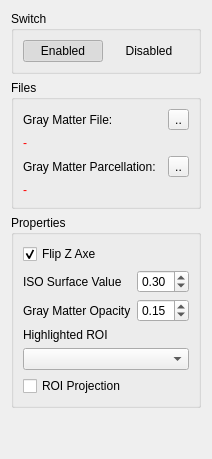
     <widget class="QWidget" name="gray_matter">
      <attribute name="title">
       <string>Gray Matter</string>
      </attribute>
      <layout class="QVBoxLayout" name="verticalLayout_10">
       <item>
        <widget class="QGroupBox" name="groupBox_11">
         <property name="title">
          <string>Switch</string>
         </property>
         <layout class="QVBoxLayout" name="verticalLayout_14">
          <item>
           <layout class="QHBoxLayout" name="horizontalLayout_21">
            <item>
             <widget class="QPushButton" name="grayMatterModuleEnableBtn">
              <property name="text">
               <string>Enabled</string>
              </property>
              <property name="checkable">
               <bool>true</bool>
              </property>
              <property name="checked">
               <bool>true</bool>
              </property>
              <property name="autoExclusive">
               <bool>true</bool>
              </property>
              <property name="flat">
               <bool>true</bool>
              </property>
             </widget>
            </item>
            <item>
             <widget class="QPushButton" name="pushButton_4">
              <property name="text">
               <string>Disabled</string>
              </property>
              <property name="checkable">
               <bool>true</bool>
              </property>
              <property name="checked">
               <bool>false</bool>
              </property>
              <property name="autoExclusive">
               <bool>true</bool>
              </property>
              <property name="flat">
               <bool>true</bool>
              </property>
             </widget>
            </item>
           </layout>
          </item>
         </layout>
        </widget>
       </item>
       <item>
        <widget class="QGroupBox" name="groupBox_7">
         <property name="title">
          <string>Files</string>
         </property>
         <layout class="QVBoxLayout" name="verticalLayout_5">
          <item>
           <layout class="QHBoxLayout" name="horizontalLayout_2">
            <item>
             <widget class="QLabel" name="label_9">
              <property name="text">
               <string>Gray Matter File:</string>
              </property>
             </widget>
            </item>
            <item>
             <widget class="QToolButton" name="openGMISO">
              <property name="text">
               <string>..</string>
              </property>
             </widget>
            </item>
           </layout>
          </item>
          <item>
           <widget class="QLabel" name="GMISOFileLabel">
            <property name="palette">
             <palette>
              <active>
               <colorrole role="WindowText">
                <brush brushstyle="SolidPattern">
                 <color alpha="255">
                  <red>255</red>
                  <green>0</green>
                  <blue>0</blue>
                 </color>
                </brush>
               </colorrole>
              </active>
              <inactive>
               <colorrole role="WindowText">
                <brush brushstyle="SolidPattern">
                 <color alpha="255">
                  <red>255</red>
                  <green>0</green>
                  <blue>0</blue>
                 </color>
                </brush>
               </colorrole>
              </inactive>
              <disabled>
               <colorrole role="WindowText">
                <brush brushstyle="SolidPattern">
                 <color alpha="255">
                  <red>120</red>
                  <green>120</green>
                  <blue>120</blue>
                 </color>
                </brush>
               </colorrole>
              </disabled>
             </palette>
            </property>
            <property name="text">
             <string>-</string>
            </property>
            <property name="wordWrap">
             <bool>true</bool>
            </property>
           </widget>
          </item>
          <item>
           <layout class="QHBoxLayout" name="horizontalLayout_3">
            <item>
             <widget class="QLabel" name="label_11">
              <property name="text">
               <string>Gray Matter Parcellation:</string>
              </property>
             </widget>
            </item>
            <item>
             <widget class="QToolButton" name="openGMParcellation">
              <property name="text">
               <string>..</string>
              </property>
             </widget>
            </item>
           </layout>
          </item>
          <item>
           <widget class="QLabel" name="GMParFileLabel">
            <property name="palette">
             <palette>
              <active>
               <colorrole role="WindowText">
                <brush brushstyle="SolidPattern">
                 <color alpha="255">
                  <red>255</red>
                  <green>0</green>
                  <blue>0</blue>
                 </color>
                </brush>
               </colorrole>
              </active>
              <inactive>
               <colorrole role="WindowText">
                <brush brushstyle="SolidPattern">
                 <color alpha="255">
                  <red>255</red>
                  <green>0</green>
                  <blue>0</blue>
                 </color>
                </brush>
               </colorrole>
              </inactive>
              <disabled>
               <colorrole role="WindowText">
                <brush brushstyle="SolidPattern">
                 <color alpha="255">
                  <red>120</red>
                  <green>120</green>
                  <blue>120</blue>
                 </color>
                </brush>
               </colorrole>
              </disabled>
             </palette>
            </property>
            <property name="text">
             <string>-</string>
            </property>
            <property name="wordWrap">
             <bool>true</bool>
            </property>
           </widget>
          </item>
         </layout>
        </widget>
       </item>
       <item>
        <widget class="QGroupBox" name="groupBox_2">
         <property name="title">
          <string>Properties</string>
         </property>
         <layout class="QGridLayout" name="gridLayout_3">
          <item row="1" column="0">
           <widget class="QLabel" name="label_5">
            <property name="text">
             <string>ISO Surface Value</string>
            </property>
           </widget>
          </item>
          <item row="1" column="1">
           <widget class="QDoubleSpinBox" name="isoSurfaceSpinBox">
            <property name="keyboardTracking">
             <bool>false</bool>
            </property>
            <property name="minimum">
             <double>0.000000000000000</double>
            </property>
            <property name="maximum">
             <double>1.000000000000000</double>
            </property>
            <property name="singleStep">
             <double>0.050000000000000</double>
            </property>
            <property name="value">
             <double>0.300000000000000</double>
            </property>
           </widget>
          </item>
          <item row="2" column="0">
           <widget class="QLabel" name="label_4">
            <property name="text">
             <string>Gray Matter Opacity</string>
            </property>
           </widget>
          </item>
          <item row="2" column="1">
           <widget class="QDoubleSpinBox" name="gayMatOpacity">
            <property name="keyboardTracking">
             <bool>false</bool>
            </property>
            <property name="maximum">
             <double>1.000000000000000</double>
            </property>
            <property name="singleStep">
             <double>0.050000000000000</double>
            </property>
            <property name="value">
             <double>0.150000000000000</double>
            </property>
           </widget>
          </item>
          <item row="4" column="0" colspan="2">
           <widget class="QComboBox" name="ROICobombox">
            <property name="palette">
             <palette>
              <active>
               <colorrole role="Text">
                <brush brushstyle="SolidPattern">
                 <color alpha="255">
                  <red>255</red>
                  <green>0</green>
                  <blue>0</blue>
                 </color>
                </brush>
               </colorrole>
              </active>
              <inactive>
               <colorrole role="Text">
                <brush brushstyle="SolidPattern">
                 <color alpha="255">
                  <red>255</red>
                  <green>0</green>
                  <blue>0</blue>
                 </color>
                </brush>
               </colorrole>
              </inactive>
              <disabled>
               <colorrole role="Text">
                <brush brushstyle="SolidPattern">
                 <color alpha="255">
                  <red>120</red>
                  <green>120</green>
                  <blue>120</blue>
                 </color>
                </brush>
               </colorrole>
              </disabled>
             </palette>
            </property>
            <property name="currentText">
             <string/>
            </property>
           </widget>
          </item>
          <item row="5" column="0">
           <widget class="QCheckBox" name="ROIProjectionBox">
            <property name="text">
             <string>ROI Projection</string>
            </property>
           </widget>
          </item>
          <item row="3" column="0">
           <widget class="QLabel" name="label_6">
            <property name="text">
             <string>Highlighted ROI</string>
            </property>
           </widget>
          </item>
          <item row="0" column="0">
           <widget class="QCheckBox" name="flipZCheckBox">
            <property name="text">
             <string>Flip Z Axe</string>
            </property>
            <property name="checked">
             <bool>true</bool>
            </property>
           </widget>
          </item>
         </layout>
        </widget>
       </item>
       <item>
        <spacer name="verticalSpacer">
         <property name="orientation">
          <enum>Qt::Vertical</enum>
         </property>
         <property name="sizeHint" stdset="0">
          <size>
           <width>20</width>
           <height>40</height>
          </size>
         </property>
        </spacer>
       </item>
      </layout>
      <zorder>groupBox_2</zorder>
      <zorder>groupBox_7</zorder>
      <zorder>verticalSpacer</zorder>
      <zorder>groupBox_11</zorder>
     </widget>
